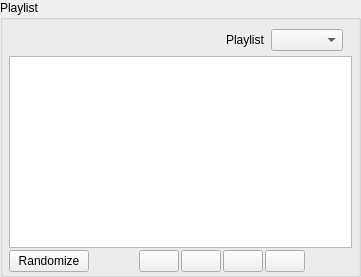
          <widget class="QFrame" name="frame_2">
           <property name="sizePolicy">
            <sizepolicy hsizetype="MinimumExpanding" vsizetype="Preferred">
             <horstretch>0</horstretch>
             <verstretch>0</verstretch>
            </sizepolicy>
           </property>
           <property name="frameShape">
            <enum>QFrame::NoFrame</enum>
           </property>
           <property name="frameShadow">
            <enum>QFrame::Sunken</enum>
           </property>
           <layout class="QVBoxLayout" name="verticalLayout">
            <property name="spacing">
             <number>0</number>
            </property>
            <property name="leftMargin">
             <number>0</number>
            </property>
            <property name="topMargin">
             <number>0</number>
            </property>
            <property name="rightMargin">
             <number>0</number>
            </property>
            <property name="bottomMargin">
             <number>0</number>
            </property>
            <item>
             <widget class="QGroupBox" name="groupBox_3">
              <property name="title">
               <string>Playlist</string>
              </property>
              <layout class="QVBoxLayout" name="verticalLayout_7">
               <property name="spacing">
                <number>2</number>
               </property>
               <property name="leftMargin">
                <number>6</number>
               </property>
               <property name="topMargin">
                <number>6</number>
               </property>
               <property name="rightMargin">
                <number>6</number>
               </property>
               <property name="bottomMargin">
                <number>2</number>
               </property>
               <item>
                <widget class="QFrame" name="frame_18">
                 <property name="frameShape">
                  <enum>QFrame::NoFrame</enum>
                 </property>
                 <property name="frameShadow">
                  <enum>QFrame::Plain</enum>
                 </property>
                 <layout class="QHBoxLayout" name="horizontalLayout_12">
                  <property name="topMargin">
                   <number>3</number>
                  </property>
                  <property name="bottomMargin">
                   <number>3</number>
                  </property>
                  <item>
                   <spacer name="horizontalSpacer">
                    <property name="orientation">
                     <enum>Qt::Horizontal</enum>
                    </property>
                    <property name="sizeHint" stdset="0">
                     <size>
                      <width>208</width>
                      <height>20</height>
                     </size>
                    </property>
                   </spacer>
                  </item>
                  <item>
                   <widget class="QLabel" name="label_14">
                    <property name="text">
                     <string>Playlist</string>
                    </property>
                   </widget>
                  </item>
                  <item>
                   <widget class="QComboBox" name="comboBoxBmPlaylists">
                    <property name="sizePolicy">
                     <sizepolicy hsizetype="Expanding" vsizetype="Fixed">
                      <horstretch>0</horstretch>
                      <verstretch>0</verstretch>
                     </sizepolicy>
                    </property>
                    <property name="toolTip">
                     <string>Sets the current playlist</string>
                    </property>
                   </widget>
                  </item>
                 </layout>
                </widget>
               </item>
               <item>
                <widget class="QTableView" name="tableViewBmPlaylist">
                 <property name="focusPolicy">
                  <enum>Qt::WheelFocus</enum>
                 </property>
                 <property name="contextMenuPolicy">
                  <enum>Qt::CustomContextMenu</enum>
                 </property>
                 <property name="frameShape">
                  <enum>QFrame::StyledPanel</enum>
                 </property>
                 <property name="editTriggers">
                  <set>QAbstractItemView::NoEditTriggers</set>
                 </property>
                 <property name="dragEnabled">
                  <bool>true</bool>
                 </property>
                 <property name="dragDropMode">
                  <enum>QAbstractItemView::DragDrop</enum>
                 </property>
                 <property name="defaultDropAction">
                  <enum>Qt::MoveAction</enum>
                 </property>
                 <property name="alternatingRowColors">
                  <bool>true</bool>
                 </property>
                 <property name="selectionMode">
                  <enum>QAbstractItemView::ExtendedSelection</enum>
                 </property>
                 <property name="selectionBehavior">
                  <enum>QAbstractItemView::SelectRows</enum>
                 </property>
                 <property name="verticalScrollMode">
                  <enum>QAbstractItemView::ScrollPerPixel</enum>
                 </property>
                 <property name="horizontalScrollMode">
                  <enum>QAbstractItemView::ScrollPerPixel</enum>
                 </property>
                 <property name="showGrid">
                  <bool>false</bool>
                 </property>
                 <property name="wordWrap">
                  <bool>false</bool>
                 </property>
                 <attribute name="horizontalHeaderCascadingSectionResizes">
                  <bool>false</bool>
                 </attribute>
                 <attribute name="horizontalHeaderMinimumSectionSize">
                  <number>24</number>
                 </attribute>
                 <attribute name="horizontalHeaderStretchLastSection">
                  <bool>false</bool>
                 </attribute>
                 <attribute name="verticalHeaderVisible">
                  <bool>false</bool>
                 </attribute>
                </widget>
               </item>
               <item>
                <layout class="QHBoxLayout" name="horizontalLayout_26">
                 <property name="topMargin">
                  <number>0</number>
                 </property>
                 <item>
                  <widget class="QPushButton" name="btnBmPlRandomize">
                   <property name="sizePolicy">
                    <sizepolicy hsizetype="Minimum" vsizetype="Preferred">
                     <horstretch>0</horstretch>
                     <verstretch>0</verstretch>
                    </sizepolicy>
                   </property>
                   <property name="toolTip">
                    <string>Randomly shuffle the playlist entries</string>
                   </property>
                   <property name="text">
                    <string>Randomize</string>
                   </property>
                  </widget>
                 </item>
                 <item>
                  <spacer name="horizontalSpacer_12">
                   <property name="orientation">
                    <enum>Qt::Horizontal</enum>
                   </property>
                   <property name="sizeHint" stdset="0">
                    <size>
                     <width>40</width>
                     <height>20</height>
                    </size>
                   </property>
                  </spacer>
                 </item>
                 <item>
                  <widget class="QPushButton" name="btnPlTop">
                   <property name="toolTip">
                    <string>Move to top</string>
                   </property>
                   <property name="text">
                    <string/>
                   </property>
                   <property name="icon">
                    <iconset theme="go-top">
                     <normaloff>.</normaloff>.</iconset>
                   </property>
                   <property name="iconSize">
                    <size>
                     <width>32</width>
                     <height>32</height>
                    </size>
                   </property>
                  </widget>
                 </item>
                 <item>
                  <widget class="QPushButton" name="btnPlUp">
                   <property name="toolTip">
                    <string>Move up</string>
                   </property>
                   <property name="text">
                    <string/>
                   </property>
                   <property name="icon">
                    <iconset theme="go-up">
                     <normaloff>.</normaloff>.</iconset>
                   </property>
                   <property name="iconSize">
                    <size>
                     <width>32</width>
                     <height>32</height>
                    </size>
                   </property>
                  </widget>
                 </item>
                 <item>
                  <widget class="QPushButton" name="btnPlDown">
                   <property name="toolTip">
                    <string>Move down</string>
                   </property>
                   <property name="text">
                    <string/>
                   </property>
                   <property name="icon">
                    <iconset theme="go-down">
                     <normaloff>.</normaloff>.</iconset>
                   </property>
                   <property name="iconSize">
                    <size>
                     <width>32</width>
                     <height>32</height>
                    </size>
                   </property>
                  </widget>
                 </item>
                 <item>
                  <widget class="QPushButton" name="btnPlBottom">
                   <property name="toolTip">
                    <string>Move to bottom</string>
                   </property>
                   <property name="text">
                    <string/>
                   </property>
                   <property name="icon">
                    <iconset theme="go-bottom">
                     <normaloff>.</normaloff>.</iconset>
                   </property>
                   <property name="iconSize">
                    <size>
                     <width>32</width>
                     <height>32</height>
                    </size>
                   </property>
                  </widget>
                 </item>
                 <item>
                  <spacer name="horizontalSpacer_13">
                   <property name="orientation">
                    <enum>Qt::Horizontal</enum>
                   </property>
                   <property name="sizeHint" stdset="0">
                    <size>
                     <width>40</width>
                     <height>20</height>
                    </size>
                   </property>
                  </spacer>
                 </item>
                </layout>
               </item>
              </layout>
             </widget>
            </item>
           </layout>
          </widget>
